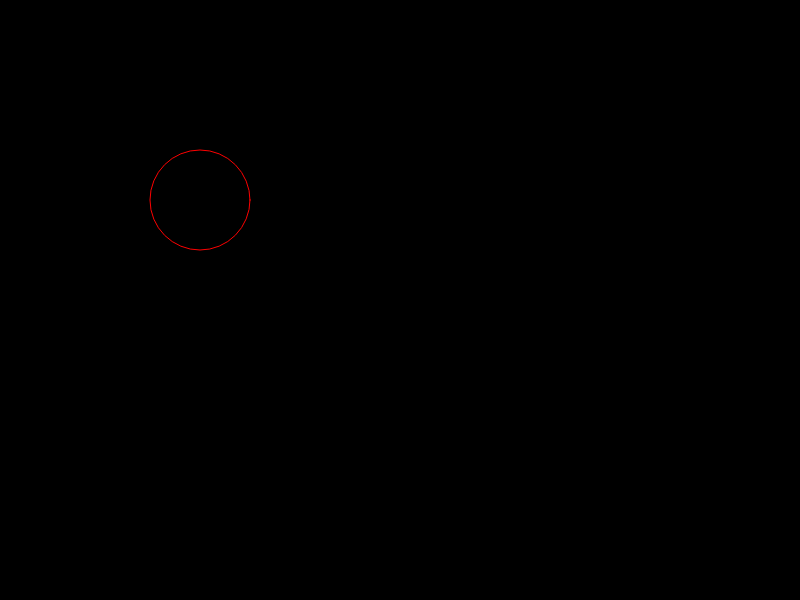
Frame 1 (no input)
Frame 60 (no input): identical to frame 1, image omitted
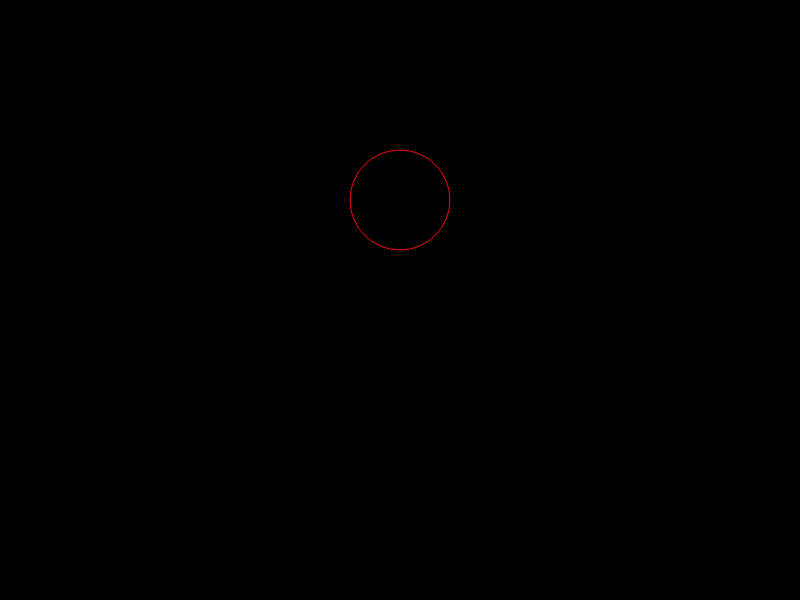
Frame 120 (the mouse pressed at the canvas centre since frame 60)

The p5.js sketch that drew these frames (run headless with seeded random() and noise() and a simulated clock; from frame 60 on, the mouse is pressed at the canvas centre):

// p5.js sketch
// ── sketch.js
function setup()
 {
  createCanvas(800, 600);
  noFill();
  stroke(255, 0, 0);
}

  function draw()
{
  background(0);
  if (mouseX < 300) {
  ellipse(200,200,100,100);
}
else {
  ellipse(400, 200, 100, 100);
}
}
